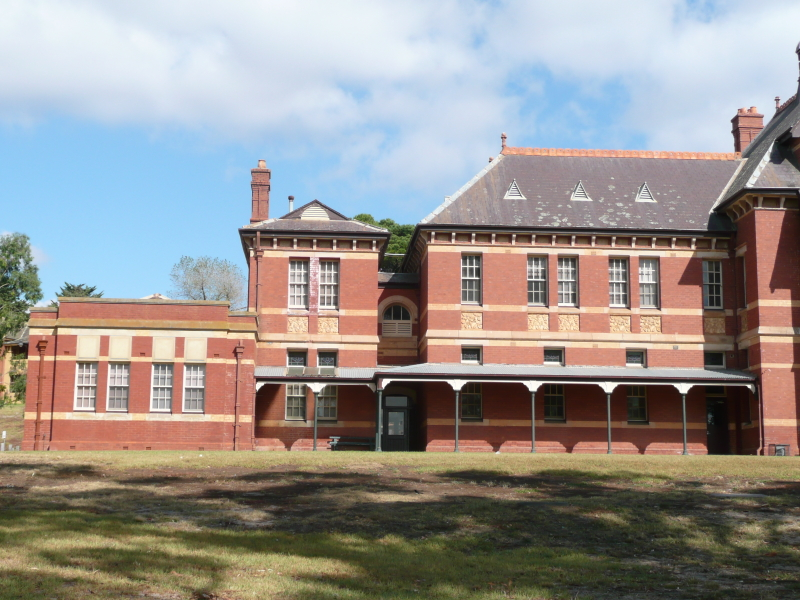
#> input picture data/pano-1.jpg, 800 x 600 px
$ python panorama_stitcher.py data/pano-1.jpg data/pano-2.jpg
#> lines starting #> are read from the running program, lines starting #| are printed output that depends on the picture
import cv2
import numpy as np
import sys


# To try this out, download http://hugin.sourceforge.net/tutorials/two-photos/974-1.jpg as image1,
# http://hugin.sourceforge.net/tutorials/two-photos/975-1.jpg as image2 and run
# python panorama_stitcher.py image1.jpg image2.jpg


# Configuration
good_distance_ratio = 0.85
min_matching_features = 10

# Read images
image1 = cv2.imread(sys.argv[1])
#> image1 is the input picture: shape (600, 800, 3); mean B, G, R 142.7, 146.1, 151
image2 = cv2.imread(sys.argv[2])
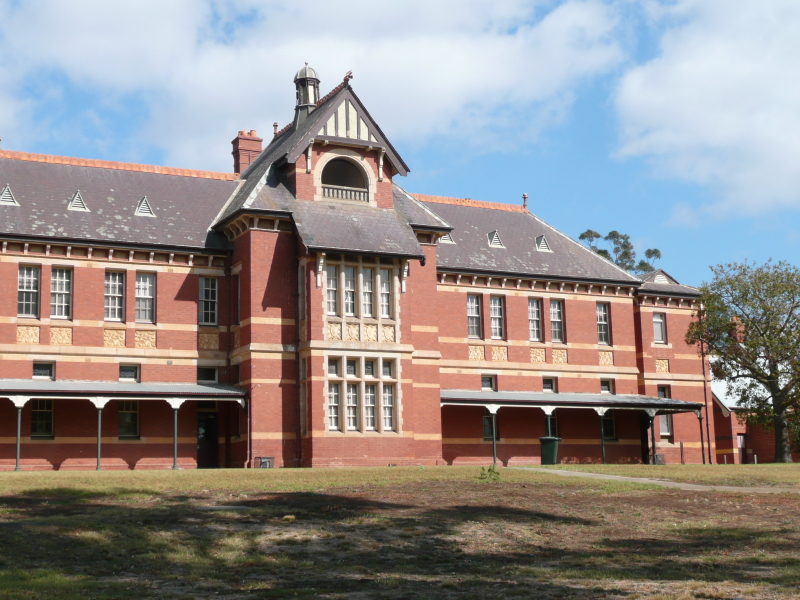
#> input picture data/pano-2.jpg, 800 x 600 px
#> image2 is the input picture: shape (600, 800, 3); mean B, G, R 138.5, 139.8, 145.8


# Create an ORB feature finder
orb_finder = cv2.ORB_create(nfeatures=1000,
                            scoreType=cv2.ORB_FAST_SCORE)


# Extract features from both the images
def getFeatures(image):
    gray = cv2.cvtColor(image, cv2.COLOR_BGR2GRAY)
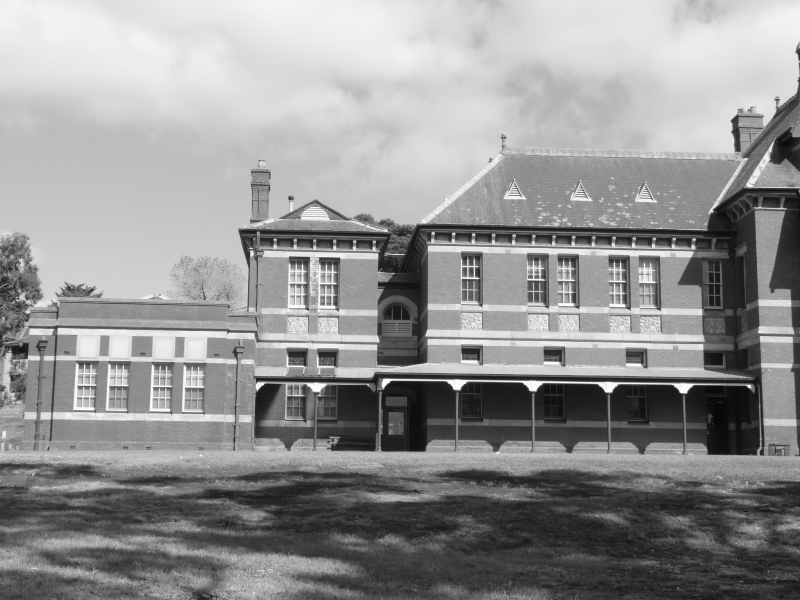
#> gray: shape (600, 800); min 8, max 254, mean 147.2
    features, descriptors = orb_finder.detectAndCompute(gray, None)
#> features = 1022 keypoints; strongest (x, y, size): (681, 387, 111.1), (606, 388, 92.6), (532, 385, 92.6), (530, 383, 111.1)
    return {'features': features, 'descriptors': descriptors}


features_image1 = getFeatures(image1)
#> features_image1 = 2 items
features_image2 = getFeatures(image2)
#> in getFeatures (call 2), `gray = cv2.cvtColor(image, cv2.COLOR_BGR2GRAY)`:
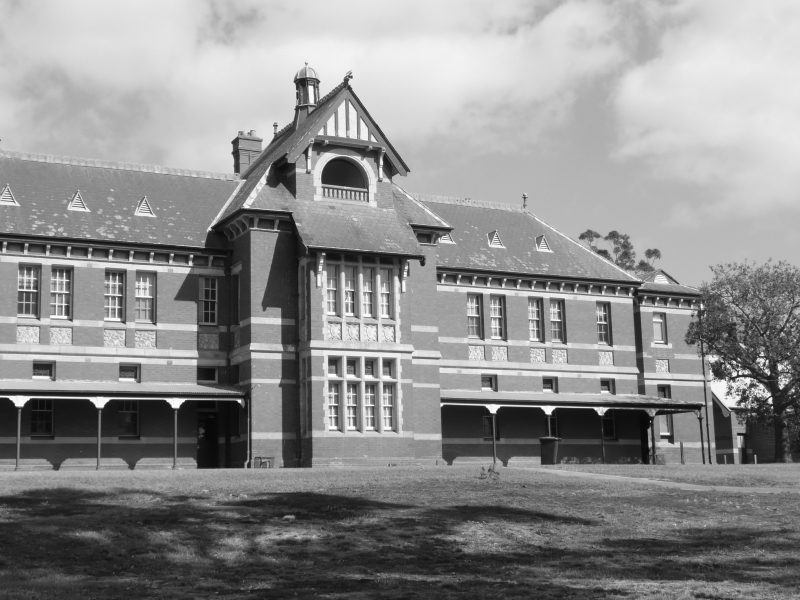
#> gray: shape (600, 800); min 7, max 254, mean 141.5
#> in getFeatures (call 2), `features, descriptors = orb_finder.detectAndCompute(gray, None)`: features = 1028 keypoints; strongest (x, y, size): (547, 411, 64.3), (493, 408, 77.1), (492, 410, 53.6), (546, 409, 92.6)
#> features_image2 = 2 items

# Initializer and a run a knn-based matcher
matcher = cv2.BFMatcher()
raw_matches = matcher.knnMatch(features_image1['descriptors'],
                               features_image2['descriptors'],
                               k=2)
#> raw_matches = 1022 matches

# Basic filter on the matches to based on descriptor distance
good_features = []
good_matches = []
for m1, m2 in raw_matches:
    if m1.distance < good_distance_ratio * m2.distance:
        good_features.append((m1.trainIdx, m1.queryIdx))
        good_matches.append([m1])
#> after the loop, good_features = 205 pairs, first value 8 to 1024, second value 1 to 1016; good_matches = 205 matches

# Display the matches
matches_image = cv2.drawMatchesKnn(image1, features_image1['features'],
                                   image2, features_image2['features'],
                                   good_matches, None, flags=0)
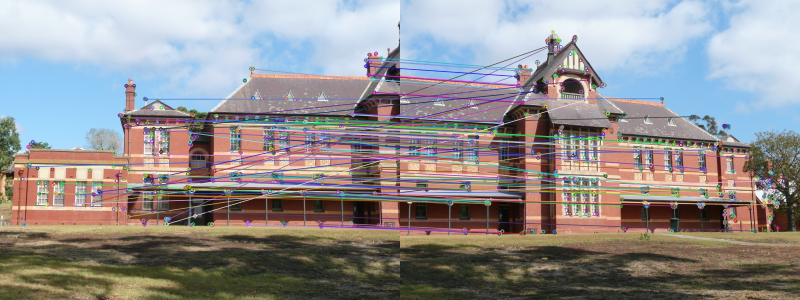
#> matches_image: shape (600, 1600, 3) (shown at 1/2 size); mean B, G, R 143.7, 143, 146.2

# Go ahead populate feature coordinates and compute homography only if
# a minimum number of matching features are found
if len(good_features) > min_matching_features:
    feature_coordinates_image1 = np.float32(
        [features_image1['features'][i].pt for (_, i) in good_features])
#> feature_coordinates_image1 = 205 pairs, first value 58 to 762, second value 116 to 454
    feature_coordinates_image2 = np.float32(
        [features_image2['features'][i].pt for (i, _) in good_features])
#> feature_coordinates_image2 = 205 pairs, first value 49 to 733.2, second value 87 to 467

    # Compute Homography from feature coordinates
    H, _ = cv2.findHomography(
        feature_coordinates_image2, feature_coordinates_image1, cv2.RANSAC, 5.0)
#> H = [[0.74, 0.0465, 500], [-0.121, 0.958, 3.76], [-0.000322, 1.36e-05, 1]]

# Begin constructing a panorama. Height is just the height of one of the images,
# width is the sum of widths of the two input images
panorama_width = image1.shape[1] + image2.shape[1]
#> panorama_width = 1600
panorama_height = image1.shape[0]
#> panorama_height = 600

# Correct perspective of the second image into the panorama
panorama = cv2.warpPerspective(image2, H,
                               (panorama_width, panorama_height))
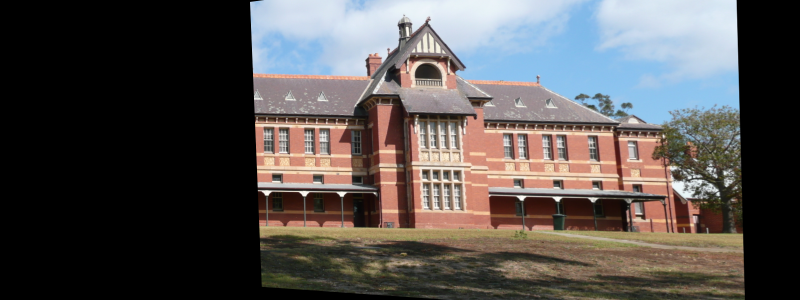
#> panorama: shape (600, 1600, 3) (shown at 1/2 size); mean B, G, R 80.1, 81.4, 85.5

# Add the first image to the panorama
panorama[0:image1.shape[0], 0:image1.shape[1], :] = image1
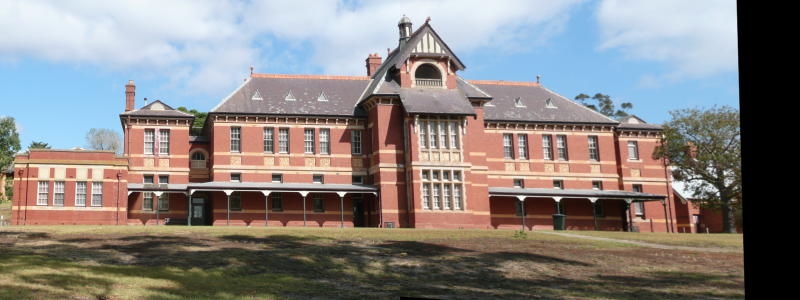
#> panorama: shape (600, 1600, 3) (shown at 1/2 size); mean B, G, R 129.9, 132.3, 137

# Display
cv2.imshow("Panorama", panorama)
cv2.imshow("Matches", matches_image)
cv2.imshow("Second image", image2)
cv2.imshow("First image", image1)

cv2.waitKey(0)
